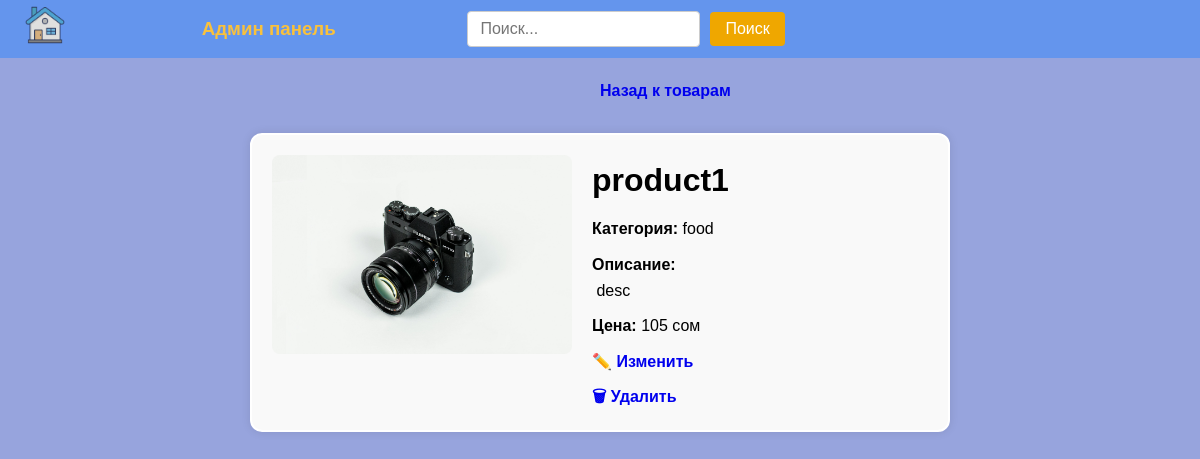
The page /admin-product_page.php?id=2 on the database its author committed.
### tables this page shows
CREATE TABLE `product` (
  `id` int UNSIGNED NOT NULL,
  `title` varchar(10) NOT NULL,
  `description` text NOT NULL,
  `price` decimal(10,0) NOT NULL,
  `category_id` int UNSIGNED NOT NULL,
  `image` text
);

CREATE TABLE `category` (
  `id` int UNSIGNED NOT NULL,
  `title` varchar(20) NOT NULL
);

### admin-product_page.php (the view, shortened to what this page needs)
<?php
require_once 'database/db.php';
$productId = $_GET['id'] ?? null;
$stmt = $pdo->prepare("
    SELECT product.*, category.title AS category_name
    FROM product
    JOIN category ON product.category_id = category.id
    WHERE product.id = ?
");
$stmt->execute([$productId]);
$product = $stmt->fetch(PDO::FETCH_ASSOC);
?>
<!DOCTYPE html>
<html lang="ru">
<head>
    <link rel="stylesheet" href="assets/css/main.css"/>
    <link rel="stylesheet" href="assets/css/products.css">
    <link rel="stylesheet" href="assets/css/product_page.css">
</head>
<body>
    <?php include 'admin-header.php'; ?>
    <a href="admin-products.php" class="back-link">Назад к товарам</a>
    <div class="product-detail">
        <div class="product-image">
            <?php if (!empty($product['image'])): ?>
                <img src="<?= htmlspecialchars($product['image']) ?>" alt="Изображение товара">
            <?php else: ?>
                <img src="assets/images/no-image.png" alt="Нет изображения">
            <?php endif; ?>
        </div>
        <div class="product-info">
            <h1><?= htmlspecialchars($product['title']) ?></h1>
            <p><strong>Категория:</strong> <?= htmlspecialchars($product['category_name']) ?></p>
            <p class="product-description"><strong>Описание:<br></strong> <?= htmlspecialchars($product['description']) ?></p>
            <p><strong>Цена:</strong> <?= htmlspecialchars($product['price']) ?> сом</p>
                <a href="edit_product.php?id=<?= $product['id'] ?>">✏️ Изменить</a>
                <a href="delete_product.php?id=<?= $product['id'] ?>" onclick="return confirm('Удалить товар?');">🗑 Удалить</a>
        </div>
    </div>
</body>
</html>

### assets/css/main.css (style rules this page uses)
* { margin: 0; padding: 0; box-sizing: border-box; }
body { font-family: Arial, sans-serif; line-height: 1.6; background-color: #97a4dd; }

### assets/css/products.css (style rules this page uses)
.back-link { margin-left: 20px; display: inline-block; text-decoration: none; font-weight: bold; }

### assets/css/product_page.css (style rules this page uses)
.product-detail { display: flex; flex-direction: row; align-items: flex-start; gap: 20px; background-color: #f9f9f9; border: 2px solid white; padding: 20px; border-radius: 12px; box-shadow: 0 0 10px rgba(0, 0, 0, 0.1); max-width: 700px; margin: 30px auto; overflow: hidden; }
.product-image { flex-shrink: 0; width: 300px; }
.product-image img { width: 100%; height: auto; border-radius: 8px; object-fit: cover; }
.product-info { flex: 1; display: flex; flex-direction: column; gap: 10px; }
.product-description { word-wrap: break-word; overflow-wrap: break-word; white-space: pre-wrap; }
.back-link { margin-left: 600px; margin-top: 20px; display: inline-block; text-decoration: none; font-weight: bold; }

### assets/css/header.css (style rules this page uses)
a { text-decoration: none; font-weight: bold; }

### rows shown on the page
product: image (picture), title "product1", category.title "food", description "desc", price "105"
